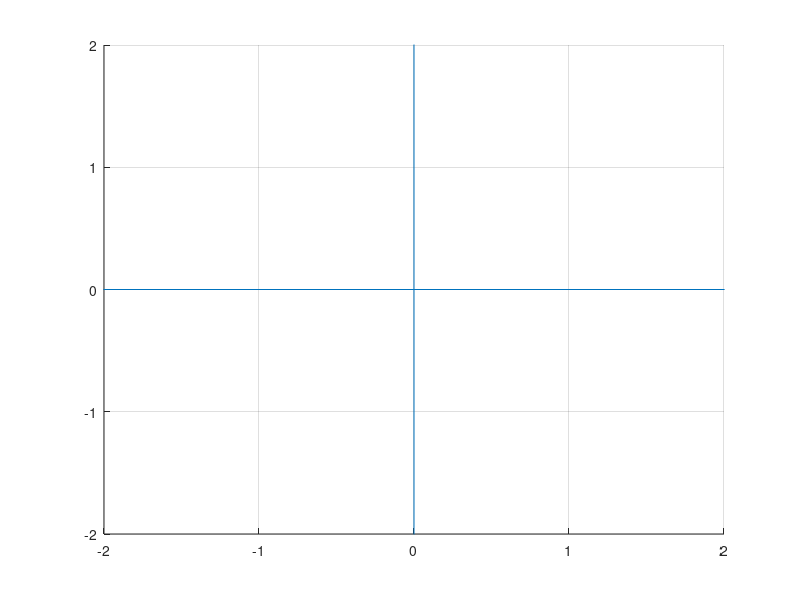

Write MATLAB code to recreate this figure. (Note: this script raises an error after producing the figure.)
clear all;
close all;
clc
NPoints=input("no. of Agents ");
%% Setting up our plot window
xlim([-2,2]);
ylim([-2,2]);
hold on;
line([0,0],[-10,10]);
line([-10,10],[0,0]);
grid on
%% getting our initial states by graphical input
for index=1:NPoints
[X(index),Y(index)]=ginput(1);
plot(X,Y,'o','MarkerFaceColor','red');
end
%% getting dynamics solved by ODE45
[t,y]=Dynamics('second',NPoints,X,Y);
% animating ploting of x1 y1
vidObj = VideoWriter('MAS_second_ring_1.1.avi');
open(vidObj);
h_fig = figure;
axis([-2 2 -2 2])
axis  manual
set(gca,'nextplot','replacechildren');
hold on
grid on
title "State animation"
for i=0:NPoints-1
    X1(:,i+1)=y(:,2*i+1);
    Y1(:,i+1)=y(:,2*(i+1));
end
X=[y(:,1),y(:,3),y(:,5),y(:,7)];
Y=[y(:,2),y(:,4),y(:,6),y(:,8)];
for j=2:length(y)
    tmp_h = plot(X1(j,:),Y1(j,:),'or','MarkerSize',4,'MarkerFaceColor','r');
    currFrame = getframe(h_fig);
    writeVideo(vidObj,currFrame);
    pause(.05)
        delete(tmp_h)
end
hold off
close(vidObj);
%% ploting x1 y1 first n states
figure(2)
grid on
title("Position states")
for i=1:2:2*NPoints
    plot(y(:,i),y(:,i+1),'-')
    hold on
end
%% ploting t,v  first 1:n:2n states
figure(3)
grid on
title("time vs Position")
for i=1:2*NPoints
    plot(t,y(:,i),'-');
    hold on
end
figure(4)
grid on
title ("time vs Velocity")
for i=2*NPoints+1:4*NPoints
    plot(t,y(:,i),'-');
    hold on
end
hold off